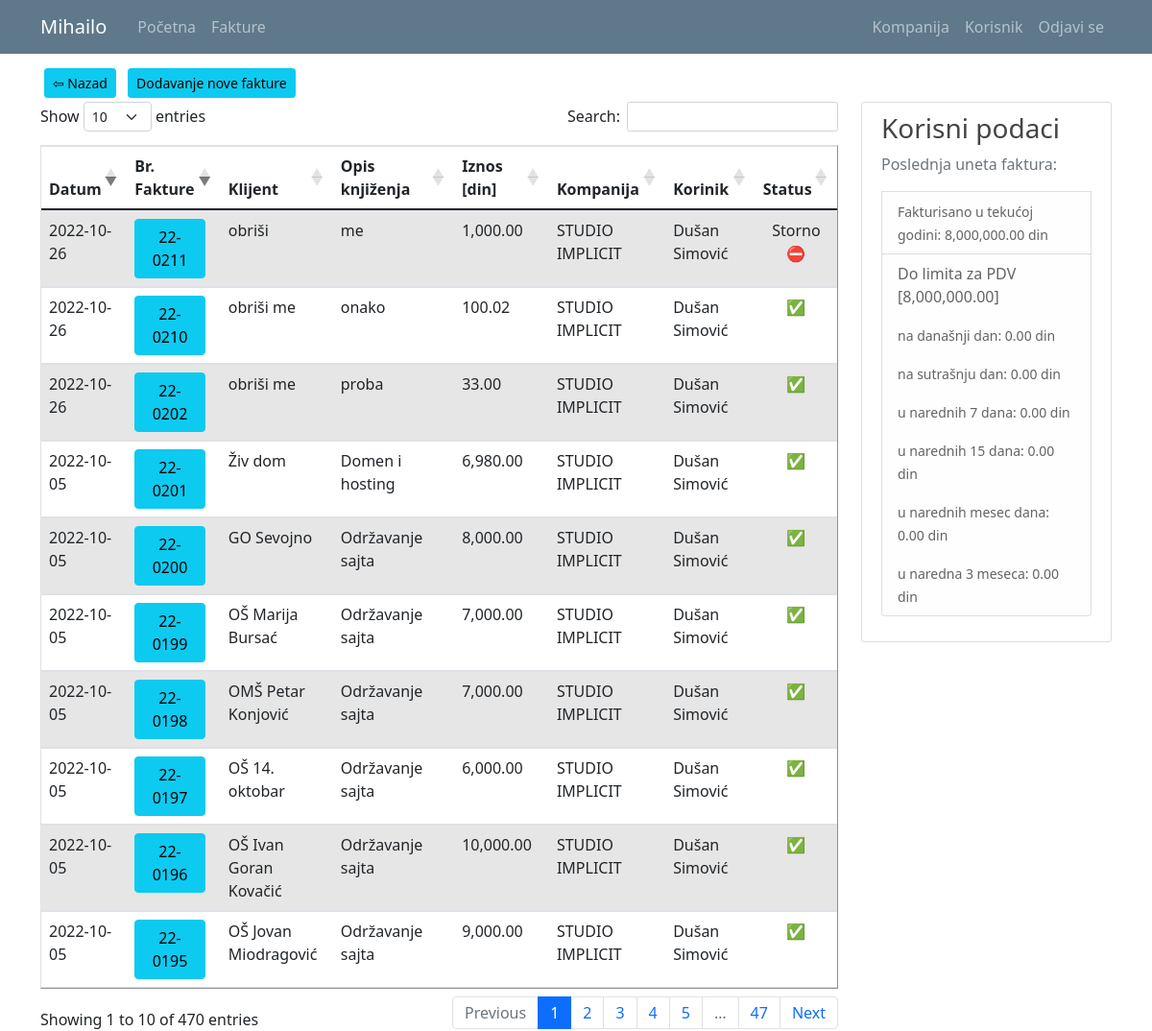
The page /invoice_list (signed in) on the database as committed earlier.
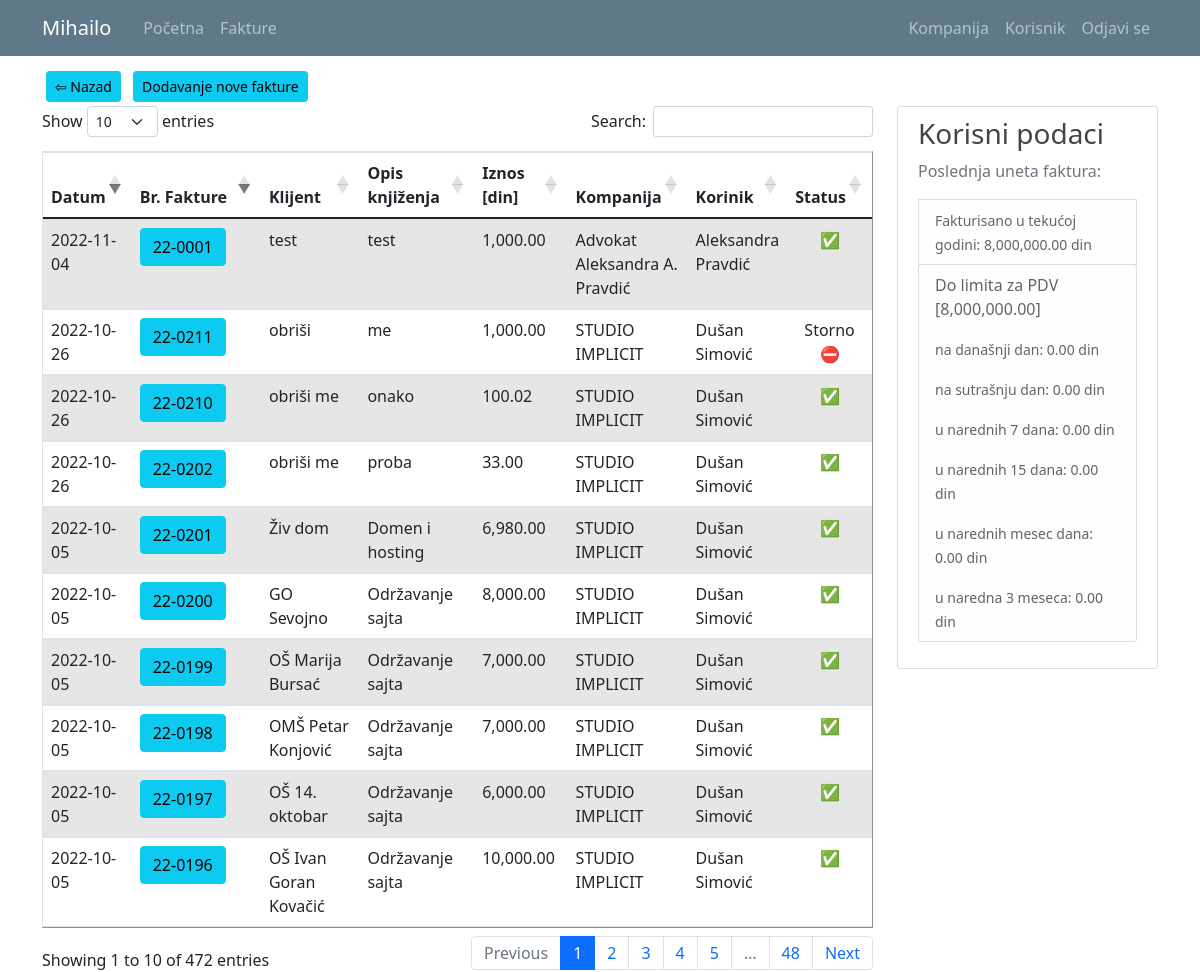
The same page on the database as committed later.
### kpo/models.py (models this page shows, shortened)
class Invoice(db.Model):
    id = db.Column(db.Integer, primary_key=True)
    date = db.Column(db.Date, nullable=False)
    invoice_number = db.Column(db.String(12), nullable=False)
    customer = db.Column(db.String(70), nullable=False)
    service = db.Column(db.String(70), nullable=True) #usluga
    amount = db.Column(db.Float, nullable=False)
    company_id = db.Column(db.Integer, db.ForeignKey('company.id'), nullable=True)
    user_id = db.Column(db.Integer, db.ForeignKey('user.id'), nullable=True)
    cancelled = db.Column(db.Boolean(), default=False, nullable=False)

class Company(db.Model):
    id = db.Column(db.Integer, primary_key=True)
    companyname = db.Column(db.String(50), unique=True, nullable=False)         #Helios, Metalac, Tetrapak, Foka, Papir Print
    company_address = db.Column(db.String(50), unique=False, nullable=False)
    company_address_number = db.Column(db.String(5), nullable=False)
    company_zip_code = db.Column(db.Integer, nullable=False)
    company_city = db.Column(db.String(50), unique=False, nullable=False)
    company_state = db.Column(db.String(20), unique=False, nullable=False)
    company_pib = db.Column(db.Integer, nullable=False)
    company_mb = db.Column(db.Integer, nullable=False)
    company_site = db.Column(db.String(50), unique=True, nullable=False) #vidi imali neki model tipa db.Link()
    company_mail = db.Column(db.String(120), unique=True, nullable=False)
    company_phone = db.Column(db.String(20), nullable=False)
    company_logo = db.Column(db.String(60), nullable=False)
    users = db.relationship('User', backref='user_company', lazy=True)
    invoices = db.relationship('Invoice', backref='invoice_company', lazy=True)

class User(db.Model, UserMixin):
    id = db.Column(db.Integer, primary_key=True)
    email = db.Column(db.String(120), unique=True, nullable=False)
    password = db.Column(db.String(60), nullable = False)
    name = db.Column(db.String(20), unique=False, nullable=False)
    surname = db.Column(db.String(20), unique=False, nullable=False)
    workplace = db.Column(db.String(20), unique=False, nullable=False)
    authorization = db.Column(db.String(20), nullable = False) # ovde treba da budu tipovi korisnika: S_admin, C_admin, C_user
    gender = db.Column(db.String(1)) #(0, "srednji"), (1, "muški"), (2, "ženski")
    company_id = db.Column(db.Integer, db.ForeignKey('company.id'), nullable=True)
    invoices = db.relationship('Invoice', backref='invoice_user', lazy=True)

### kpo/invoices/routes.py (the view)
@invoices.route("/invoice_list")
def invoice_list():
    if not current_user.is_authenticated:
        flash('You have to be logged in to access this page', 'danger')
        return redirect(url_for('users.login'))
    elif current_user.authorization != 's_admin' and current_user.authorization != 'c_admin':
        abort(403)
    invoices = Invoice.query.all()
    form = DashboardData(current_user.user_company.id)
    return render_template('invoice_list.html', title='Invoices', invoices=invoices, form=form)

### kpo/models.py (called while the page is built)
@login_manager.user_loader
def load_user(user_id):
    return User.query.get(int(user_id))

### kpo/templates/invoice_list.html (shortened to what this page needs)
{% extends "layout.html" %}
{% block content %}
{% if current_user.authorization != 'c_user' %}
  <a class="btn btn-info btn-sm m-1" href="{{url_for('main.home')}}">&#8678; Nazad</a>
  <a class="btn btn-info btn-sm m-1" href="{{ url_for('invoices.register_i') }}">Dodavanje nove fakture</a>
{% endif %}
<div class="row">
  <div class="col-md-9">
    <table id="data" border="1" class="table table-striped ">
      {% if current_user.authorization == 's_admin' %}
        <thead>
          <tr>
            <th>Datum</th>
            <th>Br. Fakture</th>
            <th>Klijent</th>
            <th>Opis knjiženja</th>
            <th>Iznos [din]</th>
            <th>Kompanija</th>
            <th>Korinik</th>
            <th>Status</th>
          </tr>
        </thead>
        <tbody>
          {% for invoice in invoices %}
            <tr>
              <td>{{ invoice.date }}</td>
              <td><a class="mr-2 btn btn-info" href="{{ url_for('invoices.invoice_profile', invoice_id=invoice.id) }}" title="Edit Invoice">{{ invoice.invoice_number }}</a></td>
              <td>{{ invoice.customer }}</td>
              <td>{{ invoice.service }}</td>
              <td>{{ '{:,.2f}'.format(invoice.amount) }}</td>
              <td>{{ invoice.invoice_company.companyname }}</td>
              <td>{{ invoice.invoice_user.name }} {{ invoice.invoice_user.surname }}</td>
              <td style="text-align: center">{% if invoice.cancelled %} Storno &#9940 {% else %} &#9989 {% endif %}</td>
          {% endfor %}
        </tbody>
      {% endif %}
    </table>
  </div>
  <div class="col-md-3">
    <div class="content-section">
      <h3>Korisni podaci</h3>
      <p class='text-muted'>Poslednja uneta faktura: {{ form.last_input.invoice_number }}
        <li class="list-group-item list-group-item-light"><small>Fakturisano u tekućoj godini: {{ '{:,.2f}'.format(form.limit -form.razlika[0] + 2000000) }} din</small></li>
        <ul class="list-group">
          <li class="list-group-item list-group-item-light">Do limita za PDV [8,000,000.00]</li>
          <li class="list-group-item list-group-item-light"><small>na današnji dan: {{ '{:,.2f}'.format(form.razlika[1]) }} din</small></li>
          <li class="list-group-item list-group-item-light"><small>na sutrašnju dan: {{ '{:,.2f}'.format(form.razlika[2]) }} din</small></li>
          <li class="list-group-item list-group-item-light"><small>u narednih 7 dana: {{ '{:,.2f}'.format(form.razlika[3]) }} din</small></li>
          <li class="list-group-item list-group-item-light"><small>u narednih 15 dana: {{ '{:,.2f}'.format(form.razlika[4]) }} din</small></li>
          <li class="list-group-item list-group-item-light"><small>u narednih mesec dana: {{ '{:,.2f}'.format(form.razlika[5]) }} din</small></li>
          <li class="list-group-item list-group-item-light"><small>u naredna 3 meseca: {{ '{:,.2f}'.format(form.razlika[6]) }} din</small></li>
        </ul>
      </p>
    </div>
  </div>
</div>
{% endblock content%}

Rows that differ between the two databases and show on the page:
no longer on this page (row unchanged): Invoice: date "2022-10-05", invoice_number "22-0195", customer "OŠ Jovan Miodragović", service "Održavanje sajta", amount "9,000.00", invoice_company.companyname "STUDIO IMPLICIT", invoice_user.name "Dušan", invoice_user.surname "Simović"
added Invoice: date "2022-11-04", invoice_number "22-0001", customer "test", service "test", amount "1,000.00", invoice_company.companyname "Advokat Aleksandra A. Pravdić", invoice_user.name "Aleksandra", invoice_user.surname "Pravdić"
Other text that changed with them:
text written by a page script: "Show entries Search: Showing 1 to 10 of 470 entries Previous 1 2 3 4 5 … 47 Next" → "Show entries Search: Showing 1 to 10 of 472 entries Previous 1 2 3 4 5 … 48 Next"
